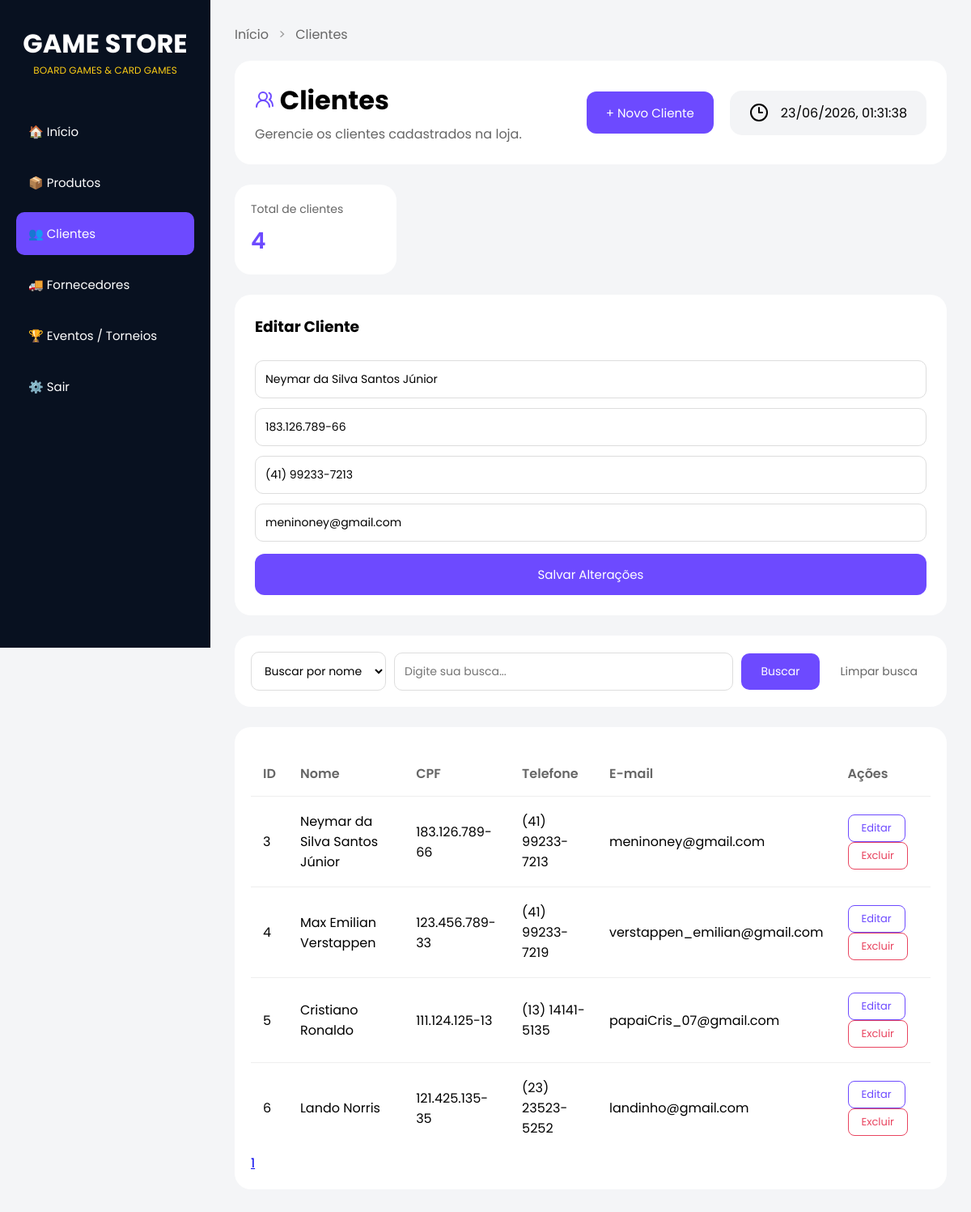
The app's page /clientes/editar/3 (signed in) with its own data.
### tables this page shows
CREATE TABLE clientes(
            id INTEGER NOT NULL PRIMARY KEY AUTOINCREMENT,
            nome TEXT NOT NULL, 
            cpf TEXT NOT NULL UNIQUE,
            telefone TEXT NOT NULL,
            email TEXT NOT NULL UNIQUE
        );

### routes.py (the view)
@app.route("/clientes/editar/<int:id>", methods=["GET"])
@login_required
def mostrar_edicao_cliente(id):
    cliente = buscar_cliente_por_id(id)
    lista = listar_clientes()
    dados = paginar(lista,5)
    return render_template("clientes.html", clientes=dados["itens"], pagina=dados["pagina"], total_paginas=dados["total_paginas"], total_clientes=len(lista), cliente_edicao=cliente, modo="editar", em_busca=False)

### database.py (called while the page is built)
def conectar():
    return sqlite3.connect(CAMINHO_BANCO)

### modules/clientes.py (called while the page is built)
def listar_clientes():
    conexao = conectar()
    cursor = conexao.cursor()
    cursor.execute("""SELECT * FROM clientes""")
    resultado = cursor.fetchall()
    conexao.close()
    return resultado

def buscar_cliente_por_id(id):
    conexao = conectar()
    cursor = conexao.cursor()
    cursor.execute("""SELECT * FROM clientes WHERE id = ?""", (id,))
    resultado = cursor.fetchone()
    conexao.close()
    return resultado

### modules/reutilizaveis.py (called while the page is built)
def paginar(lista, por_pagina=10):
    pagina = request.args.get("pagina", 1, type=int)
    inicio = (pagina - 1) * por_pagina
    fim = inicio + por_pagina
    total_paginas = math.ceil(len(lista) / por_pagina)
    return {
        "itens": lista[inicio:fim],
        "pagina": pagina,
        "total_paginas": total_paginas
    }

### routes.py (called while the page is built)
def login_required(f):
    @functools.wraps(f)
    def decorated(*args, **kwargs):
        if not session.get('logado'):
            return redirect('/login')
        return f(*args, **kwargs)
    return decorated

### templates/clientes.html (shortened to what this page needs)
<!DOCTYPE html>
<html lang="pt-BR">
<head>
  <link rel="stylesheet" href="{{ url_for('static', filename='clientes.css' ) }}" />
</head>
<body>
  <div class="sidebar">
    <div class="logo">
      <h1>GAME STORE</h1>
      <p>BOARD GAMES & CARD GAMES</p>
    </div>
    <div class="menu">
      <a href="/">🏠 Início</a>
      <a href="/produtos">📦 Produtos</a>
      <a href="/clientes" class="active">👥 Clientes</a>
      <a href="/fornecedores">🚚 Fornecedores</a>
      <a href="/eventos">🏆 Eventos / Torneios</a>
      <a href="#">⚙️ Sair</a>
    </div>
  </div>
  <div class="main">
    <div class="breadcrumb">
      <a href="/">Início</a>
      <span>></span>
      <a href="/clientes">Clientes</a>
    </div>
    <div class="topo">
      <div class="titulo-subt">
        <h1> <i data-lucide="users-round" class="lucide-customer"></i> Clientes</h1>
        <p>Gerencie os clientes cadastrados na loja.</p>
      </div>
      <button class="btn-novo" onclick="mostrarFormulario()">+ Novo Cliente</button>
      <div class="data">
        <i data-lucide="clock-3"></i>
        <time id="data-hora" class="data-textos"></time>
      </div>
    </div>
    <div class="card-resumo">
      <div class="resumo-item">
        <span class="resumo-label">Total de clientes</span>
        <strong class="resumo-valor">{{ total_clientes }}</strong>
      </div>
    </div>
    <div class="card-form" id="formCliente" {% if modo=="criar" %} style="display:none;" {% endif %}>
      {% if modo == "criar" %}
      <h3>Novo Cliente</h3>
      <form action="/clientes/criar" method="POST">
        <input type="text" name="nome" placeholder="Nome completo" required />
        <input type="text" name="cpf" id="cpf-criar" placeholder="CPF: 000.000.000-00" maxlength="14" required />
        <input type="text" name="telefone" id="tel-criar" placeholder="Telefone: (00) 00000-0000" maxlength="15" required />
        <input type="email" name="email" placeholder="E-mail do cliente" required />
        <button type="submit" class="btn-cadastrar">Cadastrar</button>
      </form>
      {% elif modo == "editar" %}
      <h3>Editar Cliente</h3>
      <form action="/clientes/atualizar/{{ cliente_edicao[0] }}" method="POST">
        <input type="text" name="nome" value="{{ cliente_edicao[1] }}" required />
        <input type="text" name="cpf" id="cpf-editar" value="{{ cliente_edicao[2] }}" placeholder="CPF: 000.000.000-00" maxlength="14" required />
        <input type="text" name="telefone" id="tel-editar" value="{{ cliente_edicao[3] }}" placeholder="Telefone: (00) 00000-0000" maxlength="15" required />
        <input type="email" name="email" value="{{ cliente_edicao[4] }}" placeholder="E-mail do cliente" required />
        <button type="submit" class="btn-cadastrar">Salvar Alterações</button>
      </form>
      {% endif %}
    </div>
    <div class="card-busca">
      <form action="/clientes/buscar" method="POST">
        <select name="tipo_busca">
          <option value="nome">Buscar por nome</option>
        </select>
        <input type="text" name="termo" placeholder="Digite sua busca..." required />
        <button type="submit" class="btn-buscar">Buscar</button>
        <a href="/clientes" class="btn-limpar">Limpar busca</a>
      </form>
    </div>
    <div class="card-tabela">
      <table>
        <thead>
          <tr>
            <th>ID</th>
            <th>Nome</th>
            <th>CPF</th>
            <th>Telefone</th>
            <th>E-mail</th>
            <th>Ações</th>
          </tr>
        </thead>
        <tbody>
          {% for cliente in clientes %}
          <tr>
            <td>{{ cliente[0] }}</td>
            <td>{{ cliente[1] }}</td>
            <td>{{ cliente[2] }}</td>
            <td>{{ cliente[3] }}</td>
            <td>{{ cliente[4] }}</td>
            <td>
              <form action="/clientes/editar/{{ cliente[0] }}" method="GET" style="display:inline;">
                <button type="submit" class="btn-editar">Editar</button>
              </form>
              <form action="/clientes/excluir/{{ cliente[0] }}" method="POST" style="display:inline;">
                <button type="submit" class="btn-excluir">Excluir</button>
              </form>
            </td>
          </tr>
          {% endfor %}
        </tbody>
      </table>
      {% if not em_busca %}
      <div class="paginacao">
        {% for p in range(1, total_paginas + 1) %}
        <a href="?pagina={{ p }}" {% if p==pagina %}class="ativo" {% endif %}>
          {{ p }}
        </a>
        {% endfor %}
      </div>
      {% endif %}
    </div>
  </div>
</body>
</html>

### static/clientes.css (style rules this page uses)
* { margin: 0; padding: 0; box-sizing: border-box; font-family: "Poppins", sans-serif; }
body { background: #f4f5f7; display: flex; }
.sidebar { width: 260px; height: 100vh; background: #081120; color: white; padding: 30px 20px; position: fixed; }
.logo { text-align: center; margin-bottom: 40px; }
.logo h1 { font-size: 32px; }
.logo p { color: #facc15; font-size: 12px; }
.menu { display: flex; flex-direction: column; gap: 10px; }
.menu a { text-decoration: none; color: white; padding: 15px; border-radius: 10px; transition: 0.3s; font-size: 15px; }
.menu a.active { background: #6d4aff; }
.main { margin-left: 260px; width: calc(100% - 260px); padding: 30px; }
.breadcrumb { margin-bottom: 20px; }
.breadcrumb a { text-decoration: none; color: #666; }
.breadcrumb span { margin: 0 8px; color: #999; }
.topo { display: flex; align-items: center; gap: 20px; background: white; padding: 25px; border-radius: 20px; margin-bottom: 25px; }
.titulo-subt { flex: 1; }
.titulo-subt h1 { margin-bottom: 5px; }
.titulo-subt p { color: #666; }
.lucide-customer { color: #6d4aff; }
.btn-novo { height: 52px; padding: 0 24px; border: none; border-radius: 12px; font-size: 15px; cursor: pointer; transition: 0.3s; background: #6d4aff; color: white; }
.data { display: flex; align-items: center; gap: 15px; background: #f3f4f6; padding: 15px 24px; border-radius: 15px; }
.card-resumo { display: flex; gap: 16px; margin-bottom: 25px; }
.resumo-item { background: white; border-radius: 20px; padding: 20px; min-width: 200px; }
.resumo-label { font-size: 14px; color: #666; display: block; margin-bottom: 8px; }
.resumo-valor { font-size: 28px; color: #6d4aff; font-weight: 600; }
.card-form { background: white; border-radius: 20px; padding: 25px; margin-bottom: 25px; }
.card-form h3 { margin-bottom: 15px; }
.card-form input { width: 100%; padding: 12px; margin-top: 12px; border: 1px solid #ddd; border-radius: 10px; font-size: 14px; font-family: "Poppins", sans-serif; }
.btn-cadastrar { width: 100%; border: none; background: #6d4aff; color: white; padding: 14px; border-radius: 12px; margin-top: 15px; cursor: pointer; font-size: 15px; font-family: "Poppins", sans-serif; transition: 0.3s; }
.card-tabela { background: white; border-radius: 20px; padding: 20px; }
table { width: 100%; border-collapse: collapse; margin-top: 10px; }
th { text-align: left; color: #666; font-weight: 600; padding: 15px; }
td { padding: 18px 15px; border-top: 1px solid #eee; }
.btn-editar { background: none; border: 1px solid #6d4aff; color: #6d4aff; padding: 6px 16px; border-radius: 8px; font-size: 13px; cursor: pointer; font-family: "Poppins", sans-serif; transition: 0.3s; margin-right: 6px; }
.btn-excluir { background: none; border: 1px solid #e94560; color: #e94560; padding: 6px 16px; border-radius: 8px; font-size: 13px; cursor: pointer; font-family: "Poppins", sans-serif; transition: 0.3s; }
.card-busca { background: white; border-radius: 20px; padding: 20px; margin-bottom: 25px; }
.card-busca form { display: flex; gap: 10px; align-items: center; }
.card-busca select { padding: 12px; border: 1px solid #ddd; border-radius: 10px; font-size: 14px; font-family: "Poppins", sans-serif; background: white; cursor: pointer; }
.card-busca input { flex: 1; padding: 12px; border: 1px solid #ddd; border-radius: 10px; font-size: 14px; font-family: "Poppins", sans-serif; }
.btn-buscar { border: none; background: #6d4aff; color: white; padding: 12px 24px; border-radius: 10px; font-size: 14px; cursor: pointer; font-family: "Poppins", sans-serif; transition: 0.3s; }
.btn-limpar { text-decoration: none; color: #666; font-size: 14px; padding: 12px 16px; border-radius: 10px; transition: 0.3s; }

### records on screen
clientes: nome "Neymar da Silva Santos Júnior", cpf "183.126.789-66", telefone "(41) 99233-7213", email "meninoney@gmail.com", id "3"
clientes: id "4", nome "Max Emilian Verstappen", cpf "123.456.789-33", telefone "(41) 99233-7219", email "verstappen_emilian@gmail.com"
clientes: id "5", nome "Cristiano Ronaldo", cpf "111.124.125-13", telefone "(13) 14141-5135", email "papaiCris_07@gmail.com"
clientes: id "6", nome "Lando Norris", cpf "121.425.135-35", telefone "(23) 23523-5252", email "landinho@gmail.com"

### other values on screen
{{ total_clientes }} "4"
{{ p }} "1"
